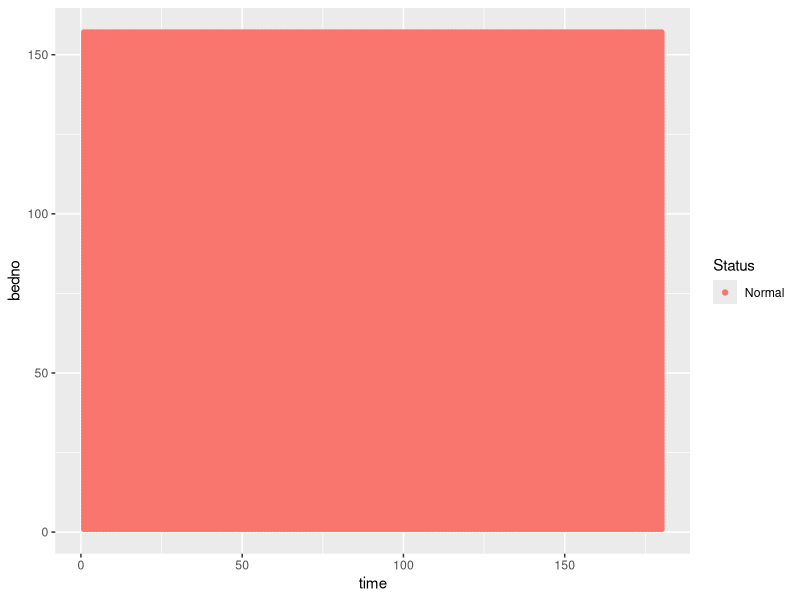
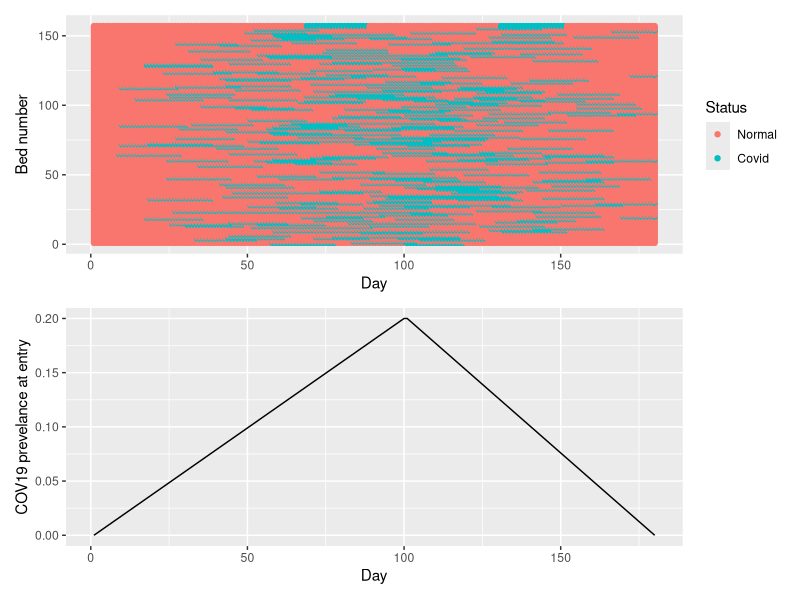
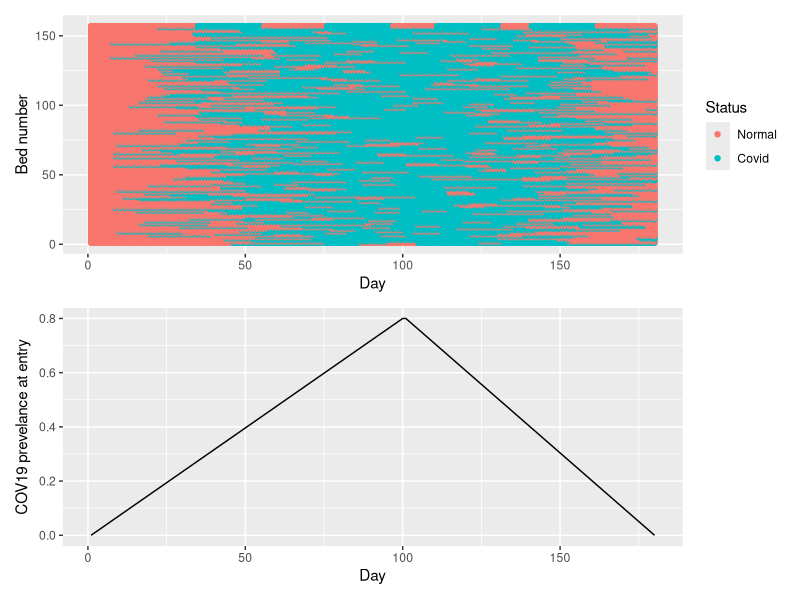
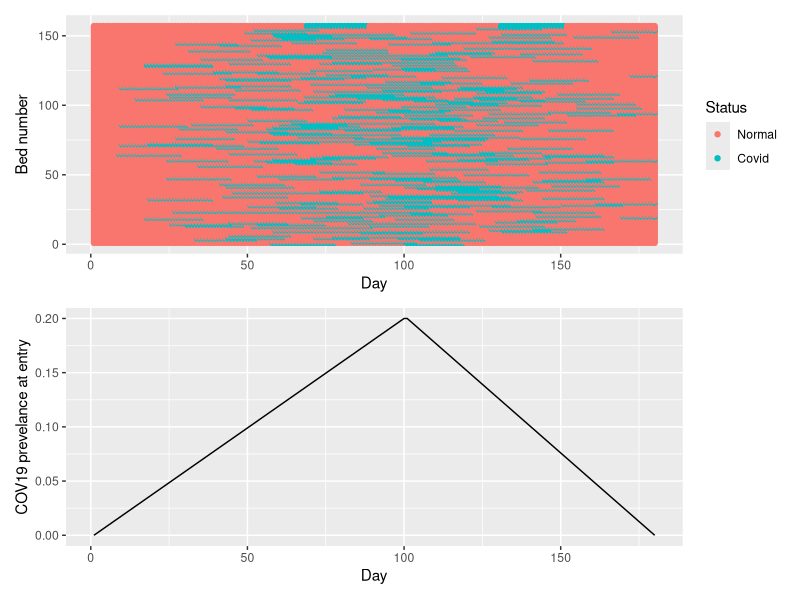
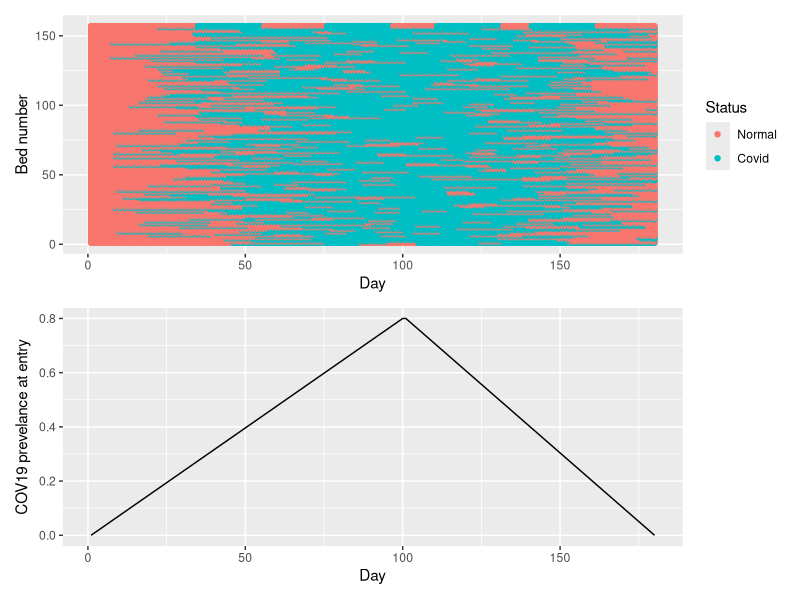

Generate these figures, in order, with R:
#### Impact of COVID19 on hospital bed capacity 

library(ggplot2)
library(reshape2)
library(patchwork)
library(gridGraphics)
### Fills beds for 6 months. Daily time step
# nbeds = number of beds in ward
# los = length of stay (mean, sd) for normal / covid patients
# cov_curve = changing proportion of patients that are covid+

bed_filling <- function(nbeds, los_norm, los_cov, cov_curve){
  
  ## Normal patients arriving over 6mo
  A <- as.data.frame(matrix(0,180,3))
  colnames(A) <- c("day","norm_admin","cov_admin")
  A[,"day"] <- seq(1,180,1)
  A[,"norm_admin"] <- rnorm(180,inc_rate[2],1) #  depends on normal size / LOS of hospital


  
  
  A <- array(0,c(nbeds,2,180)) # Array - 3D matrix. 
  colnames(A)<-c("patno","status")
  #Wn <- array(0,c(nbeds,2,180)) # Array - 3D matrix. 
  #colnames(Wn)<-c("patno","status")
  # rows = bed, columns = c(patient number, actual status, presumed status, days in hospital), 3D = time
  
  # track number of patients 
  pat_num <- 0
  
  # fill by bed
  for(i in 1:nbeds){
    
    cumlos <- 0
    
    # first patient in bed
    pat_num <- pat_num + 1
    pat_status <- ifelse(runif(1) < cov_curve[1],1,0) # 1 = COVID positive
    los <- ceiling(ifelse(pat_status == 1, rnorm(1,los_cov), rnorm(1,los_norm)))
    
    A[i,c("patno","status"),1:los] <- c(pat_num,pat_status)
    
    cumlos <- cumlos + los
    
    while(cumlos < 180){
      pat_num <- pat_num + 1
      pat_status <- ifelse(runif(1) < cov_curve[cumlos+1],1,0) # 1 = COVID positive
      los <- ceiling(ifelse(pat_status == 1, rnorm(1,los_cov), rnorm(1,los_norm)))
      
      A[i,c("patno","status"),pmin((cumlos + (1:los)),180)] <- c(pat_num,pat_status)
      
      cumlos <- cumlos + los
    }
    
  }
  return(list(A = A, pat_num = pat_num))
  
}

####****************************************************************************************************************
####****************************************************************************************************************
####****************************************************************************************************************
####****************************************************************************************************************

## Admission rate for "normal" patients
# 180 days (6mo)
# BASED ON ICHNT
# Length of stay 8 days
# 157 ADULT beds
# 80% full 
occ_bed_days <- c(0.7,0.8,0.9) * 157 * 180  # number of occupied bed days
unique_pat <- occ_bed_days / 8 
inc_rate <- unique_pat / 180 # number arrive every day
inc_rate # mean and range - make norm around mean + 1 SD



#### Run
nbeds <- 157 # ICHNT Critical care beds
#nbeds <- 4000 # UK ICU
los_norm <- c(7.9,4) # ICHNT ICU NORMAL LOS 

los_cov <- c(20,8) # GUESS 

# NO COVID
cov_curve <- seq(0,0,length.out = 180)
output_nocovid <- bed_filling(nbeds, los_norm, los_cov, cov_curve)

h_noco <- melt(output_nocovid$A,id.vars = "patno")
colnames(h_noco) <- c("bedno","variable","time","value")
h_noco <- dcast(h_noco, time + bedno ~variable)
ggplot(h_noco, aes(x = time, y = bedno) ) + 
  geom_point(aes(col = factor(status))) +
  scale_colour_discrete(name  ="Status",breaks=c("0", "1"),labels=c("Normal", "Covid")) 

pcov <- as.data.frame(cbind(seq(1,180,1),cov_curve));
colnames(pcov)<-c("days","cprev")

# Rapid to 20% then decrease
cov_curve <- c(seq(0,0.2,length.out = 100),seq(0.2,0,length.out = 80)) # GUESS
output_to20 <- bed_filling(nbeds, los_norm, los_cov, cov_curve)

h_to20 <- melt(output_to20$A,id.vars = "patno")
colnames(h_to20) <- c("bedno","variable","time","value")
h_to20 <- dcast(h_to20, time + bedno ~variable)
p1 <- ggplot(h_to20, aes(x = time, y = bedno) ) + 
  geom_point(aes(col = factor(status))) + 
  scale_colour_discrete(name  ="Status",breaks=c("0", "1"),labels=c("Normal", "Covid")) +
  xlab("Day") + ylab("Bed number")


pcov$cprev <- cov_curve
p2 <- ggplot(pcov, aes(x=days, y = cprev)) + geom_line() + 
               scale_x_continuous("Day") + scale_y_continuous("COV19 prevelance at entry") 
  
p1/p2
ggsave(paste0("plots/",nbeds,"_to20.pdf"))

# Rapid to 80% then decrease
cov_curve <- c(seq(0,0.8,length.out = 100),seq(0.8,0,length.out = 80)) # GUESS
output_to80 <- bed_filling(nbeds, los_norm, los_cov, cov_curve)

h_to80 <- melt(output_to80$A,id.vars = "patno")
colnames(h_to80) <- c("bedno","variable","time","value")
h_to80 <- dcast(h_to80, time + bedno ~variable)
p1 <- ggplot(h_to80, aes(x = time, y = bedno) ) + 
  geom_point(aes(col = factor(status))) + 
  scale_colour_discrete(name  ="Status",breaks=c("0", "1"),labels=c("Normal", "Covid")) + 
  xlab("Day") + ylab("Bed number")

pcov$cprev <- cov_curve
p2 <- ggplot(pcov, aes(x=days, y = cprev)) + geom_line() + 
  scale_x_continuous("Day") + scale_y_continuous("COV19 prevelance at entry")

p1/p2
ggsave(paste0("plots/",nbeds,"_to80.pdf"))
